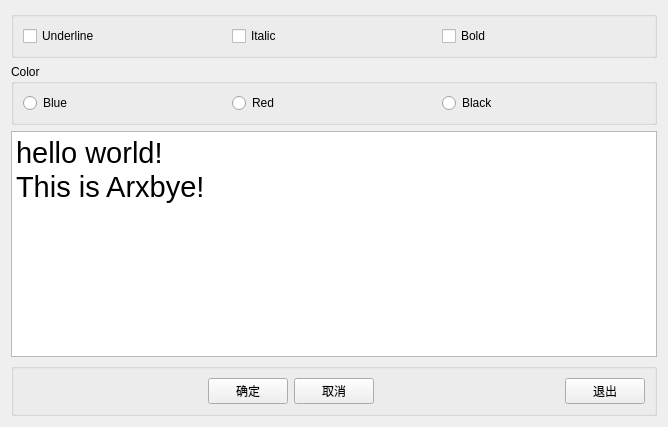
<?xml version="1.0" encoding="UTF-8"?>
<ui version="4.0">
 <class>myWidget</class>
 <widget class="QWidget" name="myWidget">
  <property name="geometry">
   <rect>
    <x>0</x>
    <y>0</y>
    <width>668</width>
    <height>427</height>
   </rect>
  </property>
  <property name="acceptDrops">
   <bool>true</bool>
  </property>
  <property name="windowTitle">
   <string>Dialog</string>
  </property>
  <layout class="QVBoxLayout" name="verticalLayout">
   <item>
    <widget class="QGroupBox" name="groupBox">
     <property name="title">
      <string/>
     </property>
     <layout class="QHBoxLayout" name="horizontalLayout">
      <item>
       <widget class="QCheckBox" name="checkBoxUnderline">
        <property name="text">
         <string>Underline</string>
        </property>
       </widget>
      </item>
      <item>
       <widget class="QCheckBox" name="Italic">
        <property name="text">
         <string>Italic</string>
        </property>
       </widget>
      </item>
      <item>
       <widget class="QCheckBox" name="checkBox_Bold">
        <property name="text">
         <string>Bold</string>
        </property>
       </widget>
      </item>
     </layout>
    </widget>
   </item>
   <item>
    <widget class="QGroupBox" name="groupBox_2">
     <property name="title">
      <string>Color</string>
     </property>
     <layout class="QHBoxLayout" name="horizontalLayout_2">
      <item>
       <widget class="QRadioButton" name="Blue">
        <property name="text">
         <string>Blue</string>
        </property>
       </widget>
      </item>
      <item>
       <widget class="QRadioButton" name="Red">
        <property name="text">
         <string>Red</string>
        </property>
       </widget>
      </item>
      <item>
       <widget class="QRadioButton" name="Black">
        <property name="text">
         <string>Black</string>
        </property>
       </widget>
      </item>
     </layout>
    </widget>
   </item>
   <item>
    <widget class="QTextEdit" name="textEdit">
     <property name="font">
      <font>
       <pointsize>20</pointsize>
      </font>
     </property>
     <property name="html">
      <string>&lt;!DOCTYPE HTML PUBLIC &quot;-//W3C//DTD HTML 4.0//EN&quot; &quot;http://www.w3.org/TR/REC-html40/strict.dtd&quot;&gt;
&lt;html&gt;&lt;head&gt;&lt;meta name=&quot;qrichtext&quot; content=&quot;1&quot; /&gt;&lt;style type=&quot;text/css&quot;&gt;
p, li { white-space: pre-wrap; }
&lt;/style&gt;&lt;/head&gt;&lt;body style=&quot; font-family:'SimSun'; font-size:20pt; font-weight:400; font-style:normal;&quot;&gt;
&lt;p style=&quot; margin-top:0px; margin-bottom:0px; margin-left:0px; margin-right:0px; -qt-block-indent:0; text-indent:0px;&quot;&gt;&lt;span style=&quot; font-family:'SimSun'; font-size:22pt;&quot;&gt;hello world!&lt;/span&gt;&lt;/p&gt;
&lt;p style=&quot; margin-top:0px; margin-bottom:0px; margin-left:0px; margin-right:0px; -qt-block-indent:0; text-indent:0px;&quot;&gt;&lt;span style=&quot; font-family:'SimSun'; font-size:22pt;&quot;&gt;This is Arxbye!&lt;/span&gt;&lt;/p&gt;&lt;/body&gt;&lt;/html&gt;</string>
     </property>
    </widget>
   </item>
   <item>
    <widget class="QGroupBox" name="groupBox_3">
     <property name="title">
      <string/>
     </property>
     <layout class="QHBoxLayout" name="horizontalLayout_3">
      <item>
       <spacer name="horizontalSpacer">
        <property name="orientation">
         <enum>Qt::Horizontal</enum>
        </property>
        <property name="sizeHint" stdset="0">
         <size>
          <width>188</width>
          <height>20</height>
         </size>
        </property>
       </spacer>
      </item>
      <item>
       <widget class="QPushButton" name="pushButtonOK">
        <property name="text">
         <string>确定</string>
        </property>
       </widget>
      </item>
      <item>
       <widget class="QPushButton" name="pushButtonConcel">
        <property name="text">
         <string>取消</string>
        </property>
       </widget>
      </item>
      <item>
       <spacer name="horizontalSpacer_2">
        <property name="orientation">
         <enum>Qt::Horizontal</enum>
        </property>
        <property name="sizeHint" stdset="0">
         <size>
          <width>187</width>
          <height>20</height>
         </size>
        </property>
       </spacer>
      </item>
      <item>
       <widget class="QPushButton" name="pushButtonClose">
        <property name="text">
         <string>退出</string>
        </property>
       </widget>
      </item>
     </layout>
    </widget>
   </item>
  </layout>
 </widget>
 <resources/>
 <connections>
  <connection>
   <sender>pushButtonOK</sender>
   <signal>clicked()</signal>
   <receiver>myWidget</receiver>
   <slot>close()</slot>
   <hints>
    <hint type="sourcelabel">
     <x>253</x>
     <y>407</y>
    </hint>
    <hint type="destinationlabel">
     <x>282</x>
     <y>156</y>
    </hint>
   </hints>
  </connection>
  <connection>
   <sender>pushButtonClose</sender>
   <signal>clicked()</signal>
   <receiver>myWidget</receiver>
   <slot>close()</slot>
   <hints>
    <hint type="sourcelabel">
     <x>611</x>
     <y>407</y>
    </hint>
    <hint type="destinationlabel">
     <x>282</x>
     <y>156</y>
    </hint>
   </hints>
  </connection>
  <connection>
   <sender>pushButtonConcel</sender>
   <signal>clicked()</signal>
   <receiver>myWidget</receiver>
   <slot>raise()</slot>
   <hints>
    <hint type="sourcelabel">
     <x>334</x>
     <y>407</y>
    </hint>
    <hint type="destinationlabel">
     <x>282</x>
     <y>156</y>
    </hint>
   </hints>
  </connection>
 </connections>
</ui>
